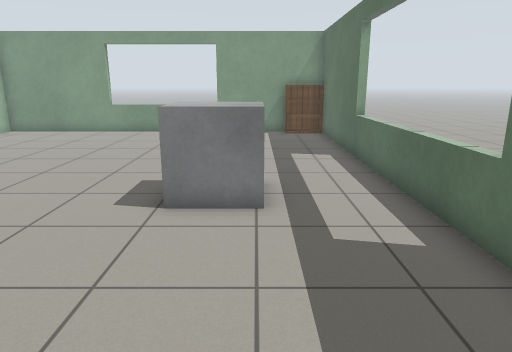
View 1 (above)

22 first-person views from a walk through a robot-simulator world made for Gazebo. The camera is 1.2 m above the floor, tilts 14° down and sees 70° across. Floor lines are 1 m apart. The floor is counted in squares, 0.5 m on a side. Each view is taken from the middle of a square. On the plan, view 1 faces up. The plan holds only what a view shows up to about 20 squares ahead; the rest is blank. The place goes on beyond the plan. Robots are left out. Simple patterns stand in for the simulator's built-in surfaces. Some surface patterns are stand-ins.

View 2
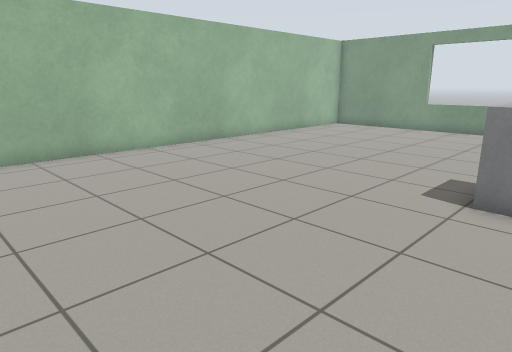

View 3
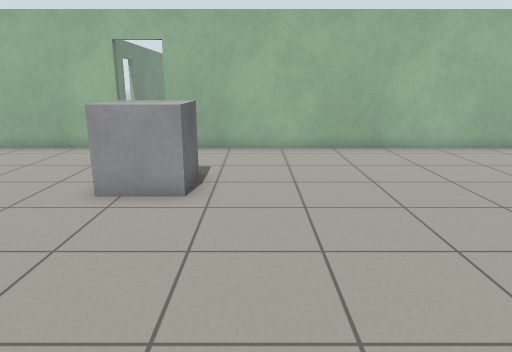

View 4
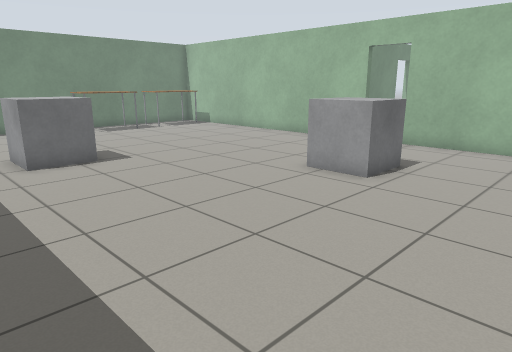

View 5
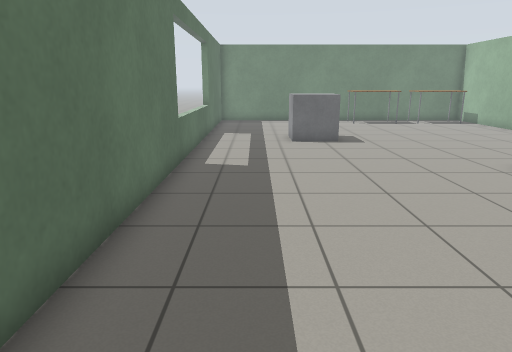

View 6
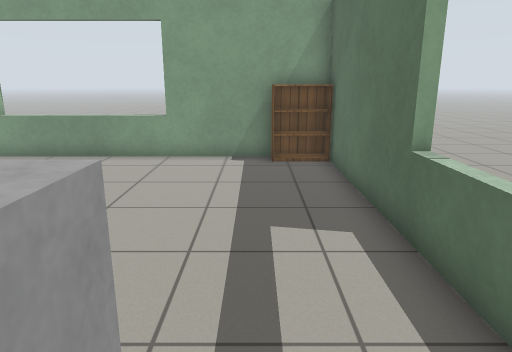

View 7
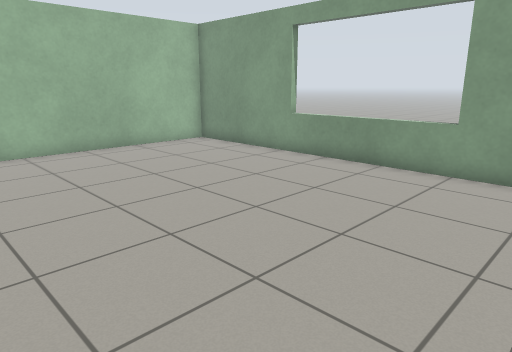

View 8
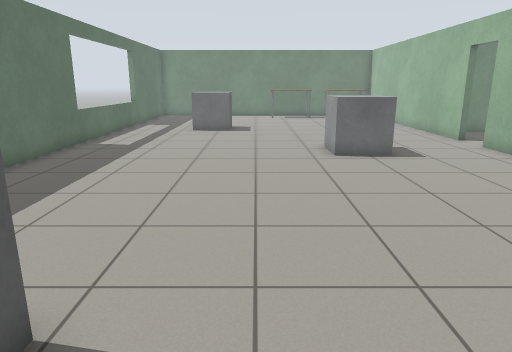

View 9
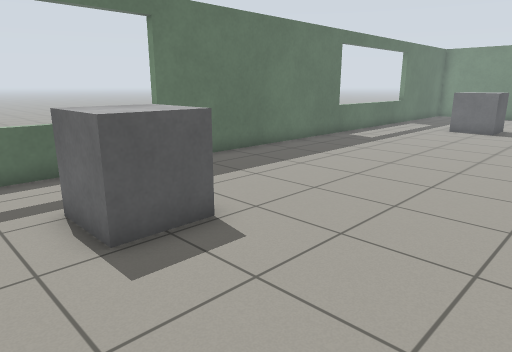

View 10
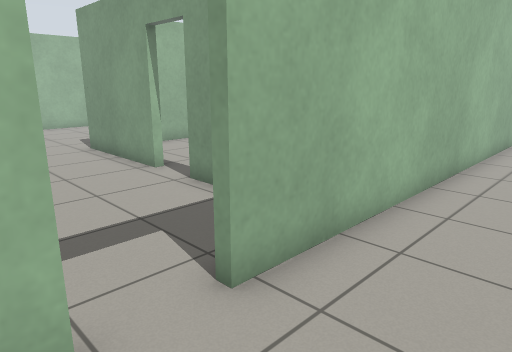

View 11
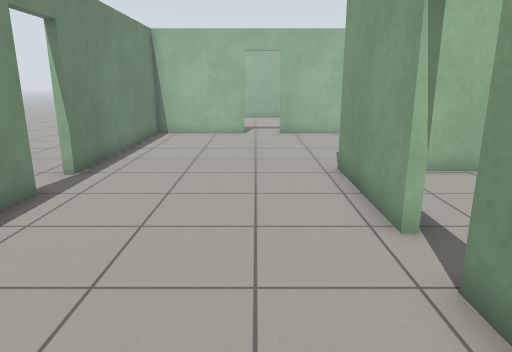

View 12
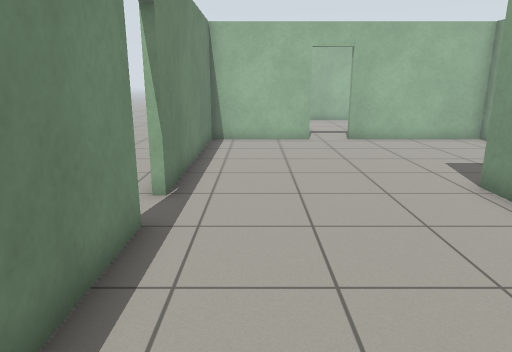

View 13
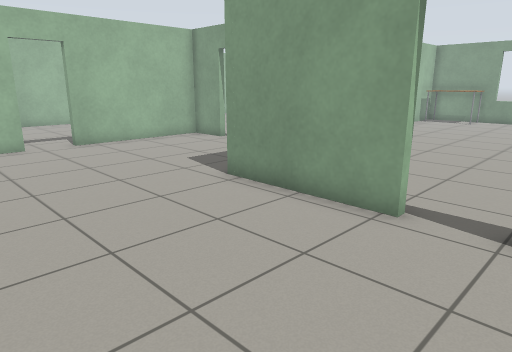

View 14
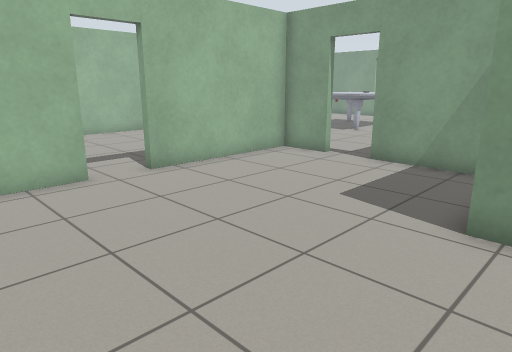

View 15
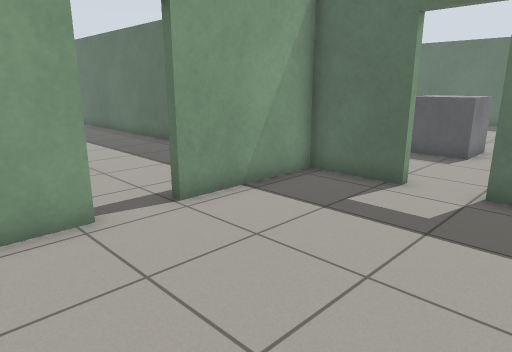

View 16
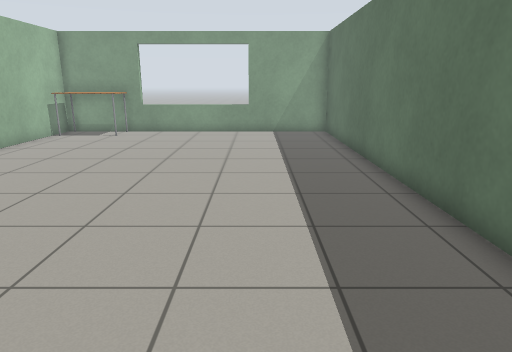

View 17
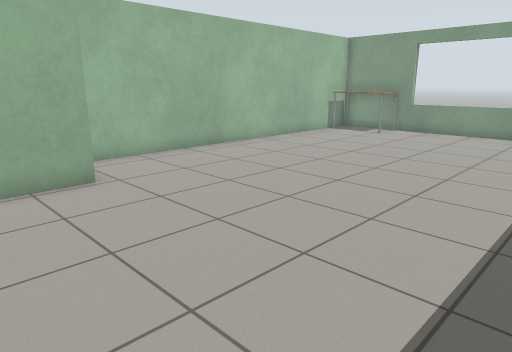

View 18
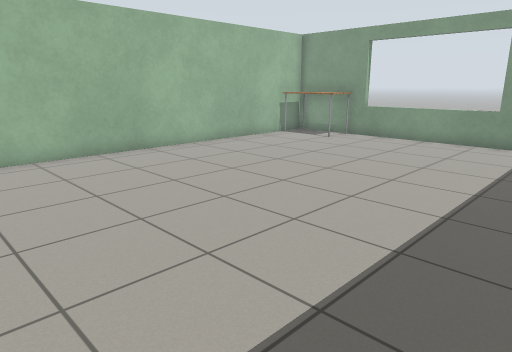

View 19
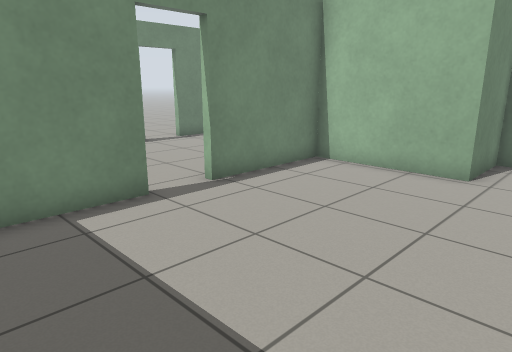

View 20
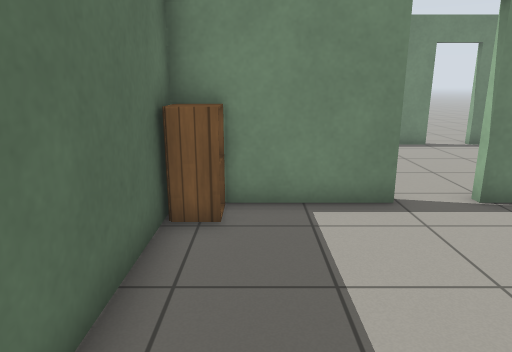

View 21
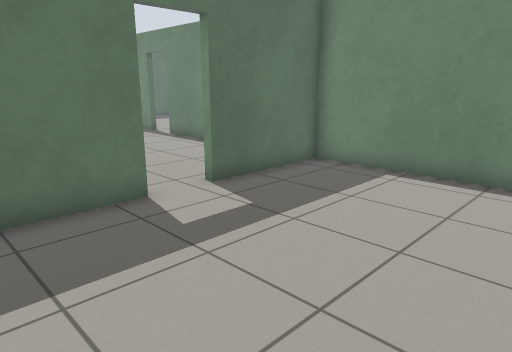

View 22
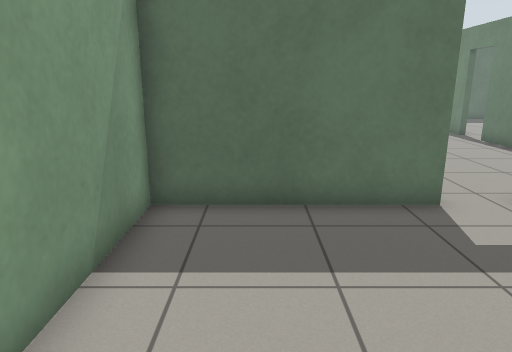

### Floor plan
Points are (right, up) in squares from view 1. A wall is a line through its corners. A room is listed if a view was taken in it or the views show most of it. See-through windows are left out.
Room 1 (views 1, 2, 3, 4, 5, 6, 7, 8, 9, 10)
walls: (-13, -6.2) (-13, -12.6); (3.4, -14.5) (3.4, 18.5); (3.5, 19.4) (-13.1, 19.4) (-13, -4.5)
ways out: open door at (-13, -5.5) to room 2
objects: grey box (-9, -5) to (-7, -3); grey box (-3, -12) to (-1, -10); grey box (-2, 7) to (0, 9); bookshelf (2, 19) to (3, 19)
Room 2 (views 11, 12, 13, 14, 15)
walls: (-19.6, -1.6) (-24.6, -1.6); (-22.1, -9) (-18.4, -9); (-25.6, 3.2) (-28.9, 3.2); (-32.5, -4.5) (-32.5, -9) (-23.8, -9); (-16, -9) (-14.9, -9); (-30.5, 3.2) (-32.5, 3.2) (-32.5, -2.9); (-13.3, -4.5) (-13.3, -1.6) (-17.9, -1.6); (-13.3, -6.7) (-13.3, -6.2)
ways out: open door at (-13, -5.5) to room 1; open door at (-18.7, -1.3) to room 3; open door at (-33, -3.5) to room 4; open door at (-29.5, 3); open door at (-22.5, -9)
Room 3 (views 16, 17, 18, 19, 20)
walls: (-18, -1.3) (-13.3, -1.3) (-13.3, 19.4) (-26.9, 19.4) (-26.9, 3.5) (-24.2, 3.5) (-24.2, -1.3) (-19.6, -1.3)
ways out: open door at (-18.7, -1.3) to room 2
objects: table (-26, 18) to (-24, 19); cabinet (-14, -1) to (-14, 0)
Room 4 (views 21, 22)
walls: (-32.9, -2.9) (-32.9, 3.2) (-37.4, 3.2); (-38.5, -9) (-32.9, -9) (-32.9, -4.5)
ways out: open door at (-33, -3.5) to room 2

Positions as (right, up) in squares from view 1, and headings:
1: (0, 0), facing up
2: (0, -1), facing up-left
3: (1, -1), facing left
4: (2, 2), facing down-left
5: (1, 6), facing down
6: (1, 7), facing up
7: (1, 9), facing up-left
8: (-4, 10), facing down
9: (-7, 11), facing down-right
10: (-10, -7), facing up-left
11: (-14, -4), facing left
12: (-16, -7), facing left
13: (-17, -8), facing up-left
14: (-23, -8), facing up-left
15: (-22, -8), facing up-right
16: (-17, 0), facing up
17: (-15, 0), facing up-left
18: (-14, 3), facing up-left
19: (-14, 6), facing down-left
20: (-15, 6), facing down
21: (-40, 1), facing down-right
22: (-40, 1), facing right
